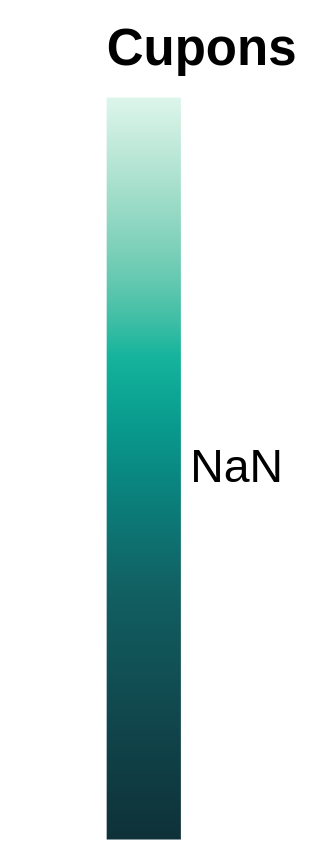

Source (Vega-Lite JSON):
### Vega-Lite specification from a JSON file in a GitHub repository (floating-point values rounded to 4 significant figures)
{"$schema": "https://vega.github.io/schema/vega-lite/v5.json", "data": {"name": "dataset"}, "width": "container", "height": "container", "mark": {"type": "rect", "cornerRadius": 3, "stroke": "#071E23", "strokeWidth": 2}, "encoding": {"x": {"field": "mes", "type": "ordinal", "sort": {"field": "ord", "op": "min", "order": "ascending"}, "axis": {"title": null, "labelAngle": 0, "labelOverlap": true}}, "y": {"field": "dia", "type": "ordinal", "sort": {"field": "dord", "op": "min", "order": "ascending"}, "axis": {"title": null}}, "color": {"field": "cupons", "type": "quantitative", "scale": {"range": ["#0E3138", "#125F61", "#18B89F", "#DDF5EB"]}, "legend": {"title": "Cupons", "orient": "right", "gradientLength": 160}}, "tooltip": [{"field": "mes", "title": "Mês"}, {"field": "dia", "title": "Dia"}, {"field": "cupons", "title": "Cupons", "format": ",.0f"}]}}
